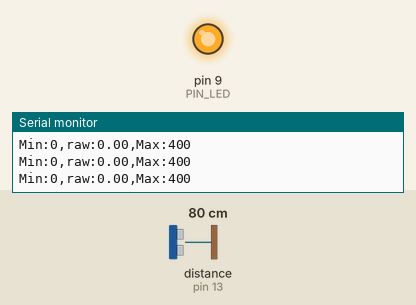
The sketch below on a simulated Arduino Uno, built with avr-gcc and run on an emulated ATmega328P. Shown: output pins drawn as LEDs (lit = HIGH), the last lines printed to the serial monitor. Wiring (inferred from the names in the program): ultrasonic range finder: trigger pin 12; echo pin 13. Dashed ring = blinking. Inputs (shaded band) come from the test bench; at power-on: distance to the obstacle (sensor on pin 13) 80 cm. The echo pulse lasts 58.3 µs per cm; pins used as bus, display or sensor lines are not drawn.

Above: at 1.2 s.
1.3 s: distance to the obstacle (sensor on pin 13) set to 18 cm
At 4.2 s:
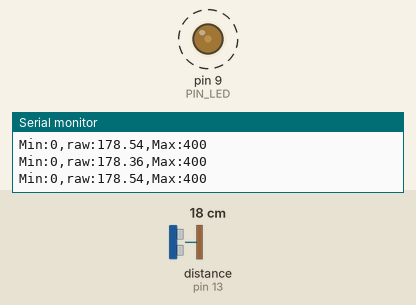
4.3 s: distance to the obstacle (sensor on pin 13) set to 2 cm
At 5.0 s:
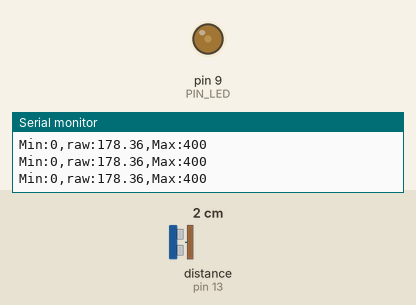
Timing chart, 0 to 7.3 s (numbered marks = the images above; inputs shaded):
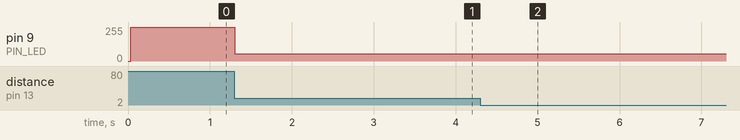

The sketch:

08_example_2.ino
```cpp
// Arduino pin assignment
#define PIN_LED 9
#define PIN_TRIG 12
#define PIN_ECHO 13

// configurable parameters
#define SND_VEL 346.0 // sound velocity at 24 celsius degree (unit: m/s)
#define INTERVAL 25 // sampling interval (unit: ms)
#define _DIST_MIN 100 // minimum distance to be measured (unit: mm)
#define _DIST_MAX 300 // maximum distance to be measured (unit: mm)

// global variables
float timeout; // unit: us
float dist_min, dist_max, dist_raw, dist_buffer; // unit: mm
unsigned long last_sampling_time; // unit: ms
float scale; // used for pulse duration to distance conversion

void setup() {
// initialize GPIO pins
  pinMode(PIN_LED,OUTPUT);
  pinMode(PIN_TRIG,OUTPUT);
  digitalWrite(PIN_TRIG, LOW);
  pinMode(PIN_ECHO,INPUT);

// initialize USS related variables
  dist_min = _DIST_MIN;
  dist_max = _DIST_MAX;
  timeout = (INTERVAL / 2) * 1000.0; // precalculate pulseIn() timeout value. (unit: us)
  dist_raw = 0.0; // raw distance output from USS (unit: mm)
  scale = 0.001 * 0.5 * SND_VEL;

// initialize serial port
  Serial.begin(57600);

// initialize last sampling time
  last_sampling_time = 0;
}

void loop() {
// wait until next sampling time.
// millis() returns the number of milliseconds since the program started. Will overflow after 50 days.
  if(millis() < last_sampling_time + INTERVAL) return;

// get a distance reading from the USS
  dist_raw = USS_measure(PIN_TRIG,PIN_ECHO);

  if(dist_raw < dist_min || dist_raw > dist_max){
    dist_raw = dist_buffer;
  }
  else{
    dist_buffer = dist_raw;
  }

// output the read value to the serial port
  Serial.print("Min:0,");
  Serial.print("raw:");
  Serial.print(dist_raw);
  Serial.print(",");
  Serial.println("Max:400");

// turn on the LED if the distance is between dist_min and dist_max
  if(dist_raw < dist_min || dist_raw > dist_max) {
    analogWrite(PIN_LED, 255);
  }
  else {
    int led_duty = 0;
    if(dist_raw <= (dist_min + dist_max)*0.5){
      led_duty = 2.55*(200-dist_raw);
    }
    else{
      led_duty = 2.55*(dist_raw-200);
    }
    analogWrite(PIN_LED, led_duty);
  }

// do something here
  //delay(50); // Assume that it takes 50ms to do something.

// update last sampling time
  last_sampling_time += INTERVAL;
}

// get a distance reading from USS. return value is in millimeter.
float USS_measure(int TRIG, int ECHO)
{
  float reading;
  digitalWrite(TRIG, HIGH);
  delayMicroseconds(10);
  digitalWrite(TRIG, LOW);
  reading = pulseIn(ECHO, HIGH, timeout) * scale; // unit: mm
  if(reading < dist_min || reading > dist_max) reading = 0.0; // return 0 when out of range.
  return reading;
  // Pulse duration to distance conversion example (target distance = 17.3m)
  // - round trip distance: 34.6m
  // - expected pulse duration: 0.1 sec, or 100,000us
  // - pulseIn(ECHO, HIGH, timeout) * 0.001 * 0.5 * SND_VEL
  //           = 100,000 micro*sec * 0.001 milli/micro * 0.5 * 346 meter/sec
  //           = 100,000 * 0.001 * 0.5 * 346 * micro * sec * milli * meter
  //                                           ----------------------------
  //                                           micro * sec
  //           = 100 * 173 milli*meter = 17,300 mm = 17.3m
  // pulseIn() returns microseconds.
}
```

Measured:
- after the input at 1.3 s, pin 9 (PIN_LED): alternates 55/255 for 0.03 s and 54/255 for 0.02 s, starting at once
- after the input at 4.3 s, pin 9 (PIN_LED): stops changing and stays 55/255
